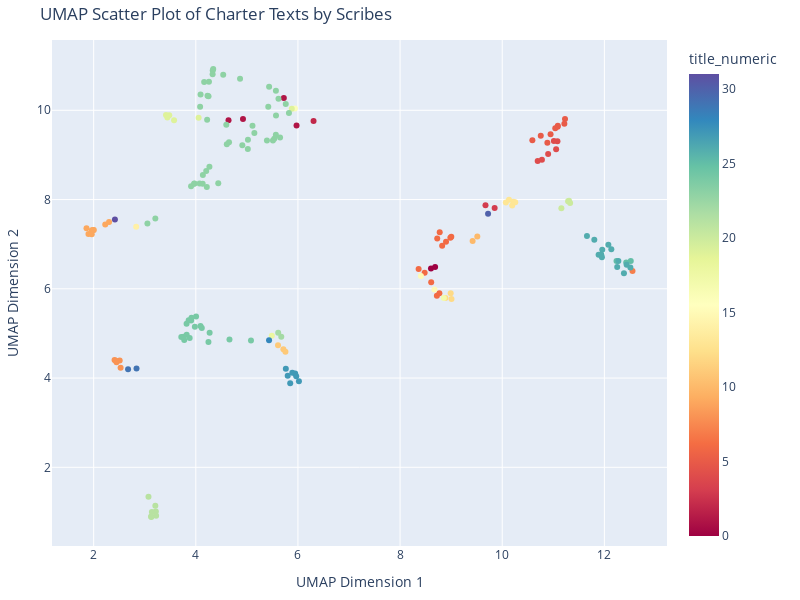

This figure's notebook cell:
### Code cell
import plotly.express as px
import pandas as pd

# Map categorical titles to a numeric scale for coloring
sub_df['title_numeric'] = pd.Categorical(sub_df['title']).codes

# Add UMAP coordinates back to the dataframe for ease of access
sub_df['UMAP Dimension 1'] = X_umap[:, 0]
sub_df['UMAP Dimension 2'] = X_umap[:, 1]

# Use a color scale based on the numeric mapping of titles
fig = px.scatter(sub_df, x='UMAP Dimension 1', y='UMAP Dimension 2', 
                 color='title_numeric', hover_data=['title'], 
                 labels={'title': 'title'}, 
                 color_continuous_scale='Spectral')  # You can change 'Viridis' to any other scale

# Add title and axis labels
fig.update_layout(title='UMAP Scatter Plot of Charter Texts by Scribes',
                  xaxis_title='UMAP Dimension 1',
                  yaxis_title='UMAP Dimension 2',
                  width=800,  # Adjust width
                  height=600,  # Adjust height to make it square
                  margin=dict(l=40, r=40, t=40, b=40)  # Adjust margins to avoid clipping
)

# Show interactive plot
fig.show()

### Figure 1 — Plotly figure (JSON) as saved in the notebook; plotly's stock layout.template omitted (floating-point values rounded to 4 significant figures; data arrays with more than 128 entries replaced by an {"elided": "..."} marker saying what was removed)
{"data": [{"customdata": {"elided": "176x1 str values"}, "hovertemplate": "UMAP Dimension 1=%{x}<br>UMAP Dimension 2=%{y}<br>title=%{customdata[0]}<br>title_numeric=%{marker.color}<extra></extra>", "legendgroup": "", "marker": {"color": {"elided": "176 int values"}, "coloraxis": "coloraxis", "symbol": "circle"}, "mode": "markers", "name": "", "orientation": "v", "showlegend": false, "type": "scatter", "x": {"elided": "176 float values"}, "xaxis": "x", "y": {"elided": "176 float values"}, "yaxis": "y"}], "layout": {"coloraxis": {"colorbar": {"title": {"text": "title_numeric"}}, "colorscale": [[0, "rgb(158,1,66)"], [0.1, "rgb(213,62,79)"], [0.2, "rgb(244,109,67)"], [0.3, "rgb(253,174,97)"], [0.4, "rgb(254,224,139)"], [0.5, "rgb(255,255,191)"], [0.6, "rgb(230,245,152)"], [0.7, "rgb(171,221,164)"], [0.8, "rgb(102,194,165)"], [0.9, "rgb(50,136,189)"], [1, "rgb(94,79,162)"]]}, "height": 600, "legend": {"tracegroupgap": 0}, "margin": {"b": 40, "l": 40, "r": 40, "t": 40}, "title": {"text": "UMAP Scatter Plot of Charter Texts by Scribes"}, "width": 800, "xaxis": {"anchor": "y", "domain": [0, 1], "title": {"text": "UMAP Dimension 1"}}, "yaxis": {"anchor": "x", "domain": [0, 1], "title": {"text": "UMAP Dimension 2"}}}}
